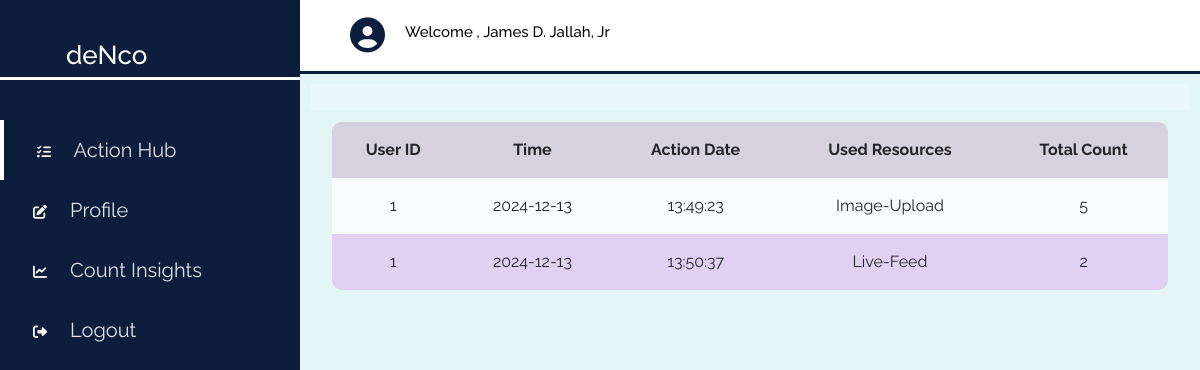
The app's page /user_count (signed in) with its own data.
### app2.py (models this page shows, shortened)
class User(db.Model, UserMixin):
    id = db.Column(db.Integer, primary_key=True)
    username = db.Column(db.String(150), unique=True, nullable=False)
    email = db.Column(db.String(120), unique=True, nullable=False)
    password = db.Column(db.String(200), nullable=False)

class DetectionLog(db.Model):
    id = db.Column(db.Integer, primary_key=True)
    date = db.Column(db.String(20), nullable=False)
    time = db.Column(db.String(20), nullable=False)
    used_resource = db.Column(db.String(50), nullable=False)
    total_count = db.Column(db.Integer, nullable=False)
    user_id = db.Column(db.Integer, db.ForeignKey('user.id'), nullable=False)  # Foreign Key to user table
    user = db.relationship('User', backref='detection_logs')  # Ensure cascading delete

### app2.py (the view)
@app.route('/user_count')
@login_required
def user_count():
    logs = DetectionLog.query.filter_by(user_id=current_user.id).all()
    return render_template('user_count.html', logs=logs)

### app2.py (called while the page is built)
@login_manager.user_loader
def load_user(user_id):
    return User.query.get(int(user_id))

### templates/user_count.html (shortened to what this page needs)
<!DOCTYPE html>
<html lang="en">
<head>
    <link rel="stylesheet" href="https://cdnjs.cloudflare.com/ajax/libs/font-awesome/6.6.0/css/all.min.css">
    <link rel="stylesheet" type="text/css" href="{{ url_for('static', filename='css/bootstrap.min.css') }}">
    <link rel="stylesheet" href="{{ url_for('static', filename='css/user_dash.css') }}">
</head>
<body>
    <section id="menu">
        <div class="logo">
            <h1><a href="">deNco</a></h1>
        </div>
        <ul class="items">
            <li><a href="{{ url_for('user_dash') }}"><i class="fa-solid fa-tasks"></i> Action Hub</a></li>
            <li><a href="{{ url_for('user_profile') }}"><i class="fa-solid fa-pen-to-square"></i> Profile</a></li>
            <li><a href="{{ url_for('user_count') }}"><i class="fa-solid fa-chart-line"></i> Count Insights</a></li>
            <li><a href="{{ url_for('logout') }}"><i class="fa-solid fa-right-from-bracket"></i> Logout</a></li>
        </ul>
    </section>
    <section id="interface">
        <div class="navigation">
            <div class="profile">
                <i class="fa-solid fa-circle-user"></i>
                <h2>Welcome , {{ current_user.username }}</h2>
            </div>
        </div>
        <div class="table-container">
            <main class="count-table">
                <section class="table-header"></section>
                <section class="table-body">
                    <table>
                        <thead>
                            <tr>
                                <th>User ID</th>
                                <th>Time</th>
                                <th>Action Date</th>
                                <th>Used Resources</th>
                                <th>Total Count</th>
                            </tr>
                        </thead>
                        <tbody>
                            {% for log in logs %}
                            <tr>
                                <td>{{ log.user_id }}</td>
                                <td>{{ log.date }}</td>
                                <td>{{ log.time }}</td>
                                <td>{{ log.used_resource }}</td>
                                <td>{{ log.total_count }}</td>
                            </tr>
                            {% endfor %}
                        </tbody>
                    </table>
                </section>
            </div>
    </section>
</body>
</html>

### static/css/user_dash.css (style rules this page uses)
* { margin: 0; padding: 0; box-sizing: border-box; font-family: "Raleway", sans-serif; }
body { width: 100%; background: #e5e7eb; position: relative; font-family: "Raleway", sans-serif; display:flex; background-color: #4abdc526; }
#menu { background: #0c1e3b; width: 300px; height: 100%; position: fixed; top:0; left:0; }
#menu .logo { display: flex; align-items: center; color: #fff; padding: 30px 0 0 30px; border-bottom: 3px solid #fff; height: 80px; }
#menu .logo a { font-size:26px; margin-left:36px; text-align: center ; color: #fff; }
#menu .items { margin-top: 40px; }
#menu .items li { list-style: none; padding:15px 0; transition: 0.3s ease; }
#menu .items li:nth-child(1) { border-left: 4px solid #fff; }
#menu .items li i { color: rgb(255, 255, 255); width:30px; height:20px; line-height: 30px; text-align:center; font-size: 14px; margin:0 10px 0 25px; }
#menu .items li a { text-decoration:none; color: rgba(255, 255, 255, 0.871); font-weight:800px; transition:0.3 ease; font-size:20px; }
#interface { width: 100%; margin-left: 300px; position:relative; }
#interface .navigation { display: flex; align-items: center; justify-content: space-between; background: #fff; padding:18px 30px; border-bottom: 3px solid #0c1e3b; }
#interface .navigation .profile { display: flex; align-items: center; justify-content: center; }
#interface .navigation .profile i { font-size: 35px; margin-right: 20px; margin-left:20px; color: #0c1e3b; font-weight: 400px; }
#interface .navigation .profile h2 { display: inline-block; font-size: 15px; color: #030508; font-weight: 200px; }
.table-container { padding:10px; border-radius: 25px; }
.table-header { width: 100%; height:10%; background-color: #fff4; padding: .8rem 1rem; }
.table-body { width: 95%; max-height: calc(89% - 1.6rem); background-color: #fffb; margin: .8rem auto; border-radius: .6rem; overflow:auto; }
table { width: 100%; }
table,th,td { border-collapse: collapse; padding: 1rem; }
thead th { position :sticky; top:0; left:0; background-color: #d5d1defe; }
tbody tr:nth-child(even) { background-color: #e1d0f1; }
tr { white-space: nowrap; align-items: center; justify-content: center; text-align: center; }

### records on screen
User: username "James D. Jallah, Jr"
DetectionLog: user_id "1", date "2024-12-13", time "13:49:23", used_resource "Image-Upload", total_count "5"
DetectionLog: user_id "1", date "2024-12-13", time "13:50:37", used_resource "Live-Feed", total_count "2"
